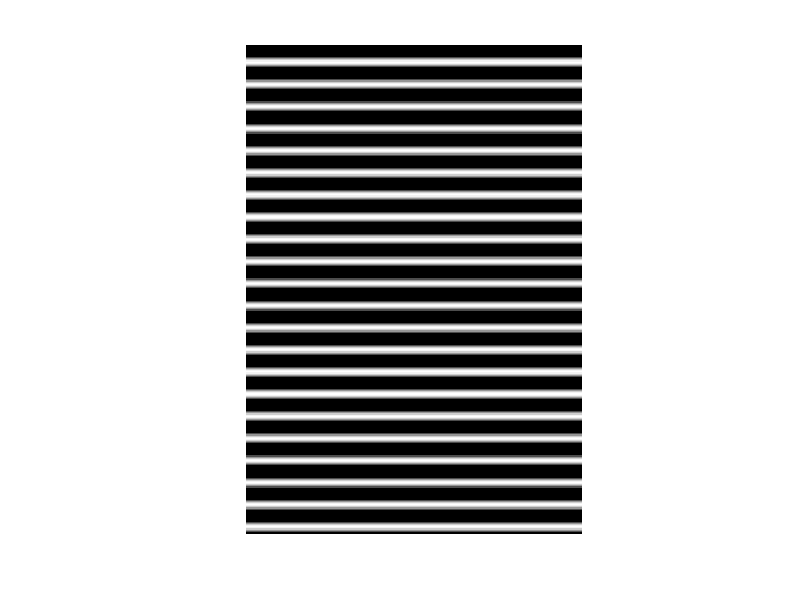

This chart was generated by the following MATLAB code:
t=0.001:0.0001:1;
x=sin(2*pi*500*t+pi)';
y=sin(2*pi*500*t)';
x=x(1:442);
y=y(1:442);
xx=repmat(x,1,304);
yy=repmat(y,1,304);
imshow(xx)
imshow(yy)
